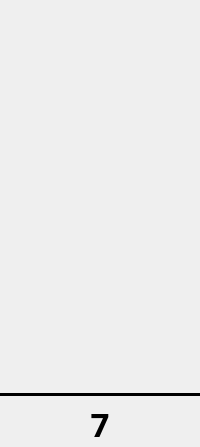
     <widget class="QWidget" name="col7" native="true">
      <layout class="QVBoxLayout" name="verticalLayout_7">
       <property name="spacing">
        <number>5</number>
       </property>
       <property name="leftMargin">
        <number>0</number>
       </property>
       <property name="topMargin">
        <number>0</number>
       </property>
       <property name="rightMargin">
        <number>0</number>
       </property>
       <property name="bottomMargin">
        <number>0</number>
       </property>
       <item>
        <widget class="QPushButton" name="col7button">
         <property name="sizePolicy">
          <sizepolicy hsizetype="Fixed" vsizetype="Fixed">
           <horstretch>0</horstretch>
           <verstretch>0</verstretch>
          </sizepolicy>
         </property>
         <property name="minimumSize">
          <size>
           <width>44</width>
           <height>44</height>
          </size>
         </property>
         <property name="maximumSize">
          <size>
           <width>44</width>
           <height>44</height>
          </size>
         </property>
         <property name="styleSheet">
          <string notr="true">QPushButton {
    border: none; 
    outline: none;
    image: url(&quot;:/images/arrow&quot;);
}

QPushButton:disabled {
    image: url(&quot;:/images/arrow-disabled&quot;);
}

QPushButton:hover {
    image: url(&quot;:/images/arrow-hover&quot;);
}
</string>
         </property>
         <property name="iconSize">
          <size>
           <width>44</width>
           <height>44</height>
          </size>
         </property>
         <property name="flat">
          <bool>true</bool>
         </property>
        </widget>
       </item>
       <item>
        <spacer name="spacer7up">
         <property name="orientation">
          <enum>Qt::Vertical</enum>
         </property>
         <property name="sizeType">
          <enum>QSizePolicy::Fixed</enum>
         </property>
         <property name="sizeHint" stdset="0">
          <size>
           <width>20</width>
           <height>40</height>
          </size>
         </property>
        </spacer>
       </item>
       <item>
        <widget class="Ball" name="row67">
         <property name="sizePolicy">
          <sizepolicy hsizetype="Fixed" vsizetype="Fixed">
           <horstretch>0</horstretch>
           <verstretch>0</verstretch>
          </sizepolicy>
         </property>
         <property name="minimumSize">
          <size>
           <width>44</width>
           <height>44</height>
          </size>
         </property>
         <property name="maximumSize">
          <size>
           <width>44</width>
           <height>44</height>
          </size>
         </property>
         <property name="text">
          <string/>
         </property>
         <property name="scaledContents">
          <bool>true</bool>
         </property>
         <property name="alignment">
          <set>Qt::AlignCenter</set>
         </property>
        </widget>
       </item>
       <item>
        <widget class="Ball" name="row57">
         <property name="sizePolicy">
          <sizepolicy hsizetype="Fixed" vsizetype="Fixed">
           <horstretch>0</horstretch>
           <verstretch>0</verstretch>
          </sizepolicy>
         </property>
         <property name="minimumSize">
          <size>
           <width>44</width>
           <height>44</height>
          </size>
         </property>
         <property name="maximumSize">
          <size>
           <width>44</width>
           <height>44</height>
          </size>
         </property>
         <property name="text">
          <string/>
         </property>
         <property name="scaledContents">
          <bool>true</bool>
         </property>
         <property name="alignment">
          <set>Qt::AlignCenter</set>
         </property>
        </widget>
       </item>
       <item>
        <widget class="Ball" name="row47">
         <property name="sizePolicy">
          <sizepolicy hsizetype="Fixed" vsizetype="Fixed">
           <horstretch>0</horstretch>
           <verstretch>0</verstretch>
          </sizepolicy>
         </property>
         <property name="minimumSize">
          <size>
           <width>44</width>
           <height>44</height>
          </size>
         </property>
         <property name="maximumSize">
          <size>
           <width>44</width>
           <height>44</height>
          </size>
         </property>
         <property name="text">
          <string/>
         </property>
         <property name="scaledContents">
          <bool>true</bool>
         </property>
         <property name="alignment">
          <set>Qt::AlignCenter</set>
         </property>
        </widget>
       </item>
       <item>
        <widget class="Ball" name="row37">
         <property name="sizePolicy">
          <sizepolicy hsizetype="Fixed" vsizetype="Fixed">
           <horstretch>0</horstretch>
           <verstretch>0</verstretch>
          </sizepolicy>
         </property>
         <property name="minimumSize">
          <size>
           <width>44</width>
           <height>44</height>
          </size>
         </property>
         <property name="maximumSize">
          <size>
           <width>44</width>
           <height>44</height>
          </size>
         </property>
         <property name="text">
          <string/>
         </property>
         <property name="scaledContents">
          <bool>true</bool>
         </property>
         <property name="alignment">
          <set>Qt::AlignCenter</set>
         </property>
        </widget>
       </item>
       <item>
        <widget class="Ball" name="row27">
         <property name="sizePolicy">
          <sizepolicy hsizetype="Fixed" vsizetype="Fixed">
           <horstretch>0</horstretch>
           <verstretch>0</verstretch>
          </sizepolicy>
         </property>
         <property name="minimumSize">
          <size>
           <width>44</width>
           <height>44</height>
          </size>
         </property>
         <property name="maximumSize">
          <size>
           <width>44</width>
           <height>44</height>
          </size>
         </property>
         <property name="text">
          <string/>
         </property>
         <property name="scaledContents">
          <bool>true</bool>
         </property>
         <property name="alignment">
          <set>Qt::AlignCenter</set>
         </property>
        </widget>
       </item>
       <item>
        <widget class="Ball" name="row17">
         <property name="sizePolicy">
          <sizepolicy hsizetype="Fixed" vsizetype="Fixed">
           <horstretch>0</horstretch>
           <verstretch>0</verstretch>
          </sizepolicy>
         </property>
         <property name="minimumSize">
          <size>
           <width>44</width>
           <height>44</height>
          </size>
         </property>
         <property name="maximumSize">
          <size>
           <width>44</width>
           <height>44</height>
          </size>
         </property>
         <property name="text">
          <string/>
         </property>
         <property name="scaledContents">
          <bool>true</bool>
         </property>
         <property name="alignment">
          <set>Qt::AlignCenter</set>
         </property>
        </widget>
       </item>
       <item>
        <spacer name="spacer7down">
         <property name="orientation">
          <enum>Qt::Vertical</enum>
         </property>
         <property name="sizeType">
          <enum>QSizePolicy::Fixed</enum>
         </property>
         <property name="sizeHint" stdset="0">
          <size>
           <width>20</width>
           <height>10</height>
          </size>
         </property>
        </spacer>
       </item>
       <item>
        <widget class="QFrame" name="col7line">
         <property name="minimumSize">
          <size>
           <width>0</width>
           <height>3</height>
          </size>
         </property>
         <property name="maximumSize">
          <size>
           <width>16777215</width>
           <height>3</height>
          </size>
         </property>
         <property name="styleSheet">
          <string notr="true">border: 2px solid black;</string>
         </property>
         <property name="frameShape">
          <enum>QFrame::HLine</enum>
         </property>
        </widget>
       </item>
       <item>
        <widget class="QLabel" name="col7name">
         <property name="font">
          <font>
           <family>Arial Black</family>
           <pointsize>25</pointsize>
           <weight>75</weight>
           <bold>true</bold>
          </font>
         </property>
         <property name="text">
          <string>7</string>
         </property>
         <property name="alignment">
          <set>Qt::AlignCenter</set>
         </property>
        </widget>
       </item>
      </layout>
     </widget>
